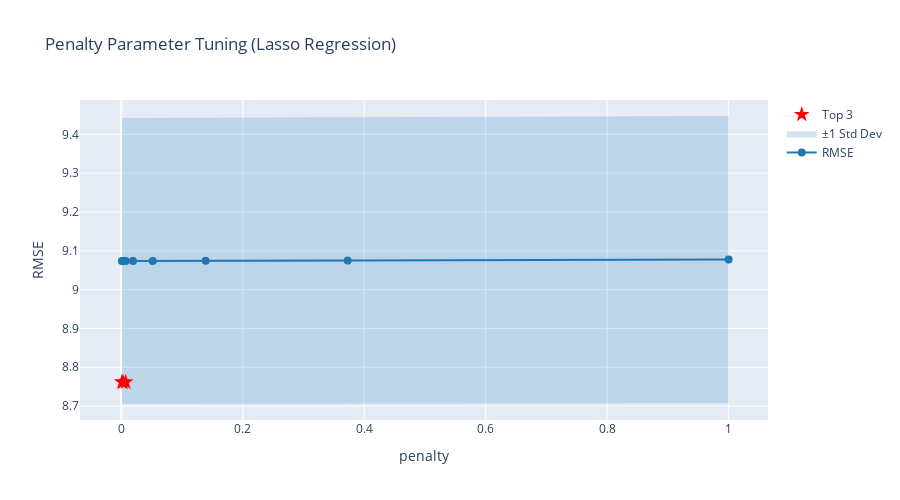

Notebook code for this chart:
### Code cell
# Plot tuning results (line plot for single parameter)
fig = plot_tune_results(
    results_1d,
    metric="rmse",
    plot_type="line",
    show_best=3,
    title="Penalty Parameter Tuning (Lasso Regression)"
)

fig.show()

print("\n📊 Line plot shows how RMSE changes with penalty")
print("📊 Top 3 best configurations are highlighted")

### Figure 1 — Plotly figure (JSON) as saved in the notebook; plotly's stock layout.template omitted (floating-point values rounded to 4 significant figures)
{"data": [{"hovertemplate": "penalty: %{x}<br>RMSE: %{y:.4f}<extra></extra>", "line": {"color": "#1f77b4", "width": 2}, "marker": {"size": 8}, "mode": "lines+markers", "name": "RMSE", "type": "scatter", "x": [0.001, 0.002683, 0.007197, 0.01931, 0.05179, 0.1389, 0.3728, 1.0], "y": [9.074, 9.074, 9.074, 9.074, 9.074, 9.074, 9.075, 9.077]}, {"hoverinfo": "skip", "line": {"width": 0}, "mode": "lines", "showlegend": false, "type": "scatter", "x": [0.001, 0.002683, 0.007197, 0.01931, 0.05179, 0.1389, 0.3728, 1.0], "y": [9.442, 9.442, 9.442, 9.442, 9.443, 9.443, 9.444, 9.447]}, {"fill": "tonexty", "fillcolor": "rgba(31, 119, 180, 0.2)", "line": {"width": 0}, "mode": "lines", "name": "±1 Std Dev", "type": "scatter", "x": [0.001, 0.002683, 0.007197, 0.01931, 0.05179, 0.1389, 0.3728, 1.0], "y": [8.705, 8.705, 8.705, 8.705, 8.706, 8.706, 8.706, 8.707]}, {"hovertemplate": "penalty: %{x}<br>RMSE: %{y:.4f}<extra>Best</extra>", "marker": {"color": "red", "size": 12, "symbol": "star"}, "mode": "markers", "name": "Top 3", "type": "scatter", "x": [0.001, 0.002683, 0.007197], "y": [8.762, 8.762, 8.762]}], "layout": {"height": 500, "hovermode": "x", "title": {"text": "Penalty Parameter Tuning (Lasso Regression)"}, "xaxis": {"title": {"text": "penalty"}}, "yaxis": {"title": {"text": "RMSE"}}}}
